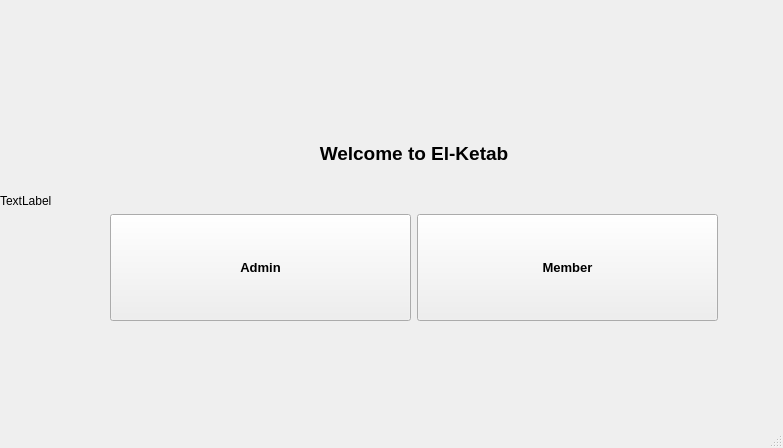
<?xml version="1.0" encoding="UTF-8"?>
<ui version="4.0">
 <class>Group34</class>
 <widget class="QMainWindow" name="Group34">
  <property name="geometry">
   <rect>
    <x>0</x>
    <y>0</y>
    <width>783</width>
    <height>448</height>
   </rect>
  </property>
  <property name="windowTitle">
   <string>Group34</string>
  </property>
  <widget class="QWidget" name="centralwidget">
   <widget class="QLabel" name="label_bg">
    <property name="geometry">
     <rect>
      <x>0</x>
      <y>-10</y>
      <width>821</width>
      <height>421</height>
     </rect>
    </property>
    <property name="sizePolicy">
     <sizepolicy hsizetype="Preferred" vsizetype="Preferred">
      <horstretch>0</horstretch>
      <verstretch>0</verstretch>
     </sizepolicy>
    </property>
    <property name="text">
     <string>TextLabel</string>
    </property>
   </widget>
   <widget class="QWidget" name="layoutWidget">
    <property name="geometry">
     <rect>
      <x>110</x>
      <y>100</y>
      <width>608</width>
      <height>221</height>
     </rect>
    </property>
    <layout class="QVBoxLayout" name="verticalLayout">
     <item>
      <widget class="QLabel" name="label_3">
       <property name="font">
        <font>
         <pointsize>14</pointsize>
         <weight>75</weight>
         <bold>true</bold>
        </font>
       </property>
       <property name="text">
        <string>&lt;html&gt;&lt;head/&gt;&lt;body&gt;&lt;p align=&quot;center&quot;&gt;&lt;span style=&quot; font-size:14pt; font-weight:600; color:#000000;&quot;&gt;Welcome to El-Ketab&lt;/span&gt;&lt;/p&gt;&lt;/body&gt;&lt;/html&gt;</string>
       </property>
      </widget>
     </item>
     <item>
      <layout class="QHBoxLayout" name="horizontalLayout_2">
       <item>
        <widget class="QPushButton" name="pushButton_3">
         <property name="sizePolicy">
          <sizepolicy hsizetype="Minimum" vsizetype="Preferred">
           <horstretch>0</horstretch>
           <verstretch>0</verstretch>
          </sizepolicy>
         </property>
         <property name="font">
          <font>
           <pointsize>10</pointsize>
           <weight>75</weight>
           <bold>true</bold>
          </font>
         </property>
         <property name="text">
          <string>Admin</string>
         </property>
        </widget>
       </item>
       <item>
        <widget class="QPushButton" name="pushButton_4">
         <property name="sizePolicy">
          <sizepolicy hsizetype="Minimum" vsizetype="Preferred">
           <horstretch>0</horstretch>
           <verstretch>0</verstretch>
          </sizepolicy>
         </property>
         <property name="font">
          <font>
           <pointsize>10</pointsize>
           <weight>75</weight>
           <bold>true</bold>
          </font>
         </property>
         <property name="text">
          <string>Member</string>
         </property>
        </widget>
       </item>
      </layout>
     </item>
    </layout>
   </widget>
  </widget>
  <widget class="QMenuBar" name="menubar">
   <property name="geometry">
    <rect>
     <x>0</x>
     <y>0</y>
     <width>783</width>
     <height>30</height>
    </rect>
   </property>
  </widget>
  <widget class="QStatusBar" name="statusbar"/>
 </widget>
 <resources/>
 <connections/>
</ui>
